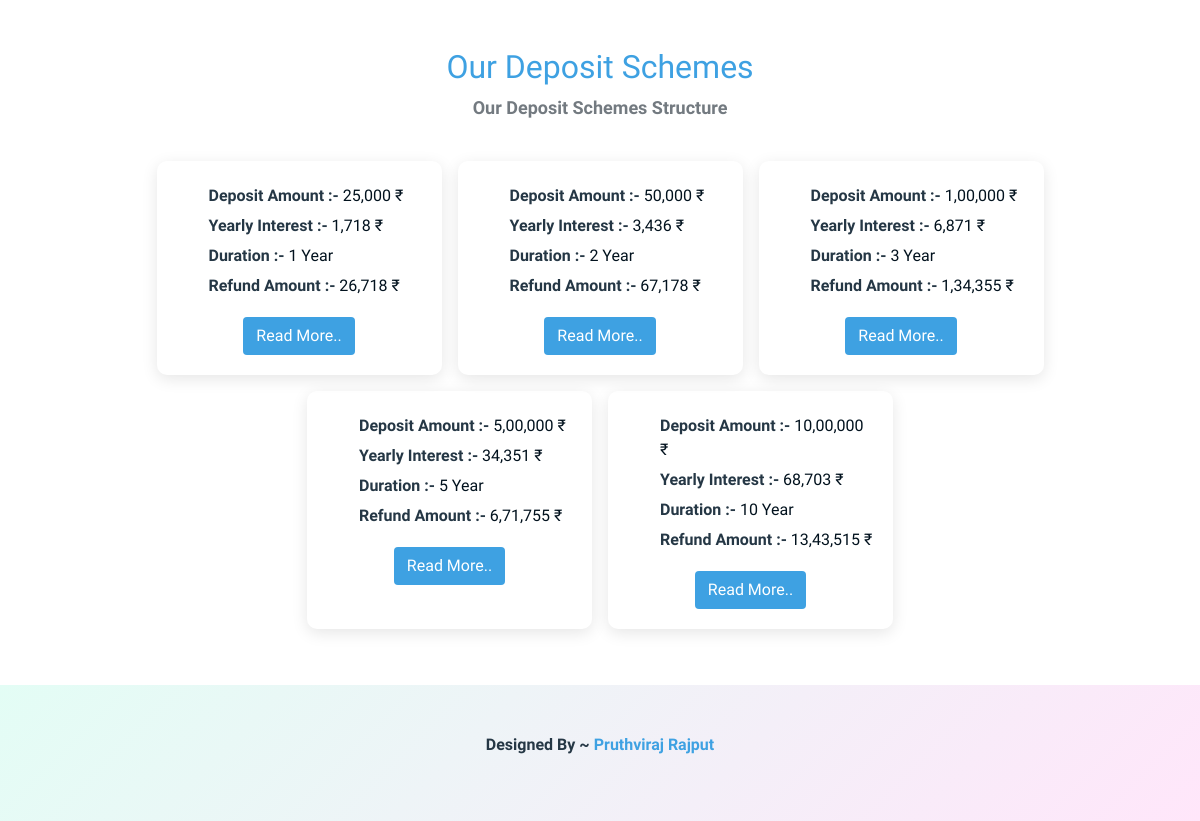
The page / on the database its author committed.
### tables this page shows
CREATE TABLE `scheme` (
  `id` int(11) NOT NULL,
  `deposit_amount` varchar(255) NOT NULL,
  `yearly_interast` varchar(255) NOT NULL,
  `duration` varchar(255) NOT NULL,
  `refound_amount` varchar(255) NOT NULL,
  `status` tinyint(4) NOT NULL
);

### index.php (the view)
<?php
        include('components/header.php');
        include('include.inc/database.php');
    $scheme = "SELECT * FROM scheme WHERE status='1'";
    $featch = mysqli_query($con,$scheme);
?>
    <div class="container deposite_scheme pt-5">
        <div class="row heading">
            <h2>Our Deposit Schemes</h2>
            <p>Our Deposit Schemes Structure</p>
        </div>
        <div class="row sheme_card_row mt-3">
            <?php
                while($res = mysqli_fetch_assoc($featch)){
            ?>
                <div class="col-xl-3 sheme_card_body">
                    <ul>
                        <li><span>Deposit Amount :- </span> <?php echo $res['deposit_amount'];?> &#8377;</li>
                        <li><span>Yearly Interest :- </span> <?php echo $res['yearly_interast'];?> &#8377;</li>
                        <li><span>Duration :- </span> <?php echo $res['duration'];?></li>
                        <li><span>Refund Amount :- </span> <?php echo $res['refound_amount'];?> &#8377;</li>
                    </ul>
                    <div class="text-center">
                        <button class="btn">Read More..</button>
                    </div>
                </div>
            <?php } ?>
        </div>
    </div>
<?php
        include('components/footer.php');
?>

### components/header.php (shortened to what this page needs)
<!DOCTYPE html>
<html lang="en">
<head>
    <link rel="stylesheet" href="https://unpkg.com/aos@next/dist/aos.css" />
    <link href="https://cdn.jsdelivr.net/npm/bootstrap@5.1.3/dist/css/bootstrap.min.css" rel="stylesheet">
    <link rel="stylesheet" href="<?php echo FRONT_SITE_PATH ?>/style/style.css"/>
    <link rel="stylesheet" href="https://cdnjs.cloudflare.com/ajax/libs/font-awesome/6.0.0/css/all.min.css" />
</head>
<body>

### components/footer.php (shortened to what this page needs)
    <div class="container-fluid p-5 mt-5 footer">
        <div class="row ">
            <div class="col-xl-12">
                <p id="name"><span>Designed By </span> ~ <a href="#">Pruthviraj Rajput</a></p>
            </div>
        </div>
    </div>
</body>
</html>

### style/style.css (style rules this page uses)
* { padding : 0; margin: 0; box-sizing: border-box; }
html { scroll-behavior: smooth; }
body { background-color: #FFFFFF; font-family: 'Lato', sans-serif; overflow-x: hidden; }
ul { list-style-type: none; }
a { text-decoration: none; }
:root { --font-family:'Heebo', sans-serif; --font-weigh4:400; --font-weigh5:500; --font-weigh6:600; --font-weigh7:700; --color1:#3ea1e2; --color2: #FFFFFF; --color3: #ACB1B4; --color4: #253745; --color5: #737A80; --color6: #02121E; --color8: #FF0000; --bgColor:#D6EAF8; --bgColor2:#E8F8F5; --box-shadowcard: 0 4px 16px rgb(0 0 0 / 10%); }
.deposite_scheme .heading { text-align: center; font-family: var(--font-family); font-weight: var(--font-weigh6); }
.deposite_scheme .heading h2 { color: var(--color1); }
.deposite_scheme .heading p { color: var(--color5); font-size: 18px; }
.deposite_scheme .sheme_card_row { justify-content: center; }
.deposite_scheme .sheme_card_row .sheme_card_body { font-family: var(--font-family); padding: 20px; margin: 8px; border-radius: 10px; box-shadow: var(--box-shadowcard); }
.deposite_scheme .sheme_card_row .sheme_card_body ul li { font-weight: var(--font-weigh5); padding: 3px 0px; color: var(--color6); }
.deposite_scheme .sheme_card_row .sheme_card_body ul li span { font-weight: var(--font-weigh6); color: var(--color4); }
.deposite_scheme .sheme_card_row .sheme_card_body .btn { font-family: var(--font-family); background-color: var(--color1); color: var(--color2); font-weight: var(--font-weigh5); }
.footer { text-align: center; font-family: var(--font-family); font-weight: var(--font-weigh6); background-image: linear-gradient(-225deg, #E3FDF5 0%, #FFE6FA 100%); background-repeat: no-repeat; }
.footer p { color: var(--color4); }
.footer p a { color: var(--color1); }

### rows shown on the page
scheme: deposit_amount "25,000", yearly_interast "1,718", duration "1 Year", refound_amount "26,718"
scheme: deposit_amount "50,000", yearly_interast "3,436", duration "2 Year", refound_amount "67,178"
scheme: deposit_amount "1,00,000", yearly_interast "6,871", duration "3 Year", refound_amount "1,34,355"
scheme: deposit_amount "5,00,000", yearly_interast "34,351", duration "5 Year", refound_amount "6,71,755"
scheme: deposit_amount "10,00,000", yearly_interast "68,703", duration "10 Year", refound_amount "13,43,515"
